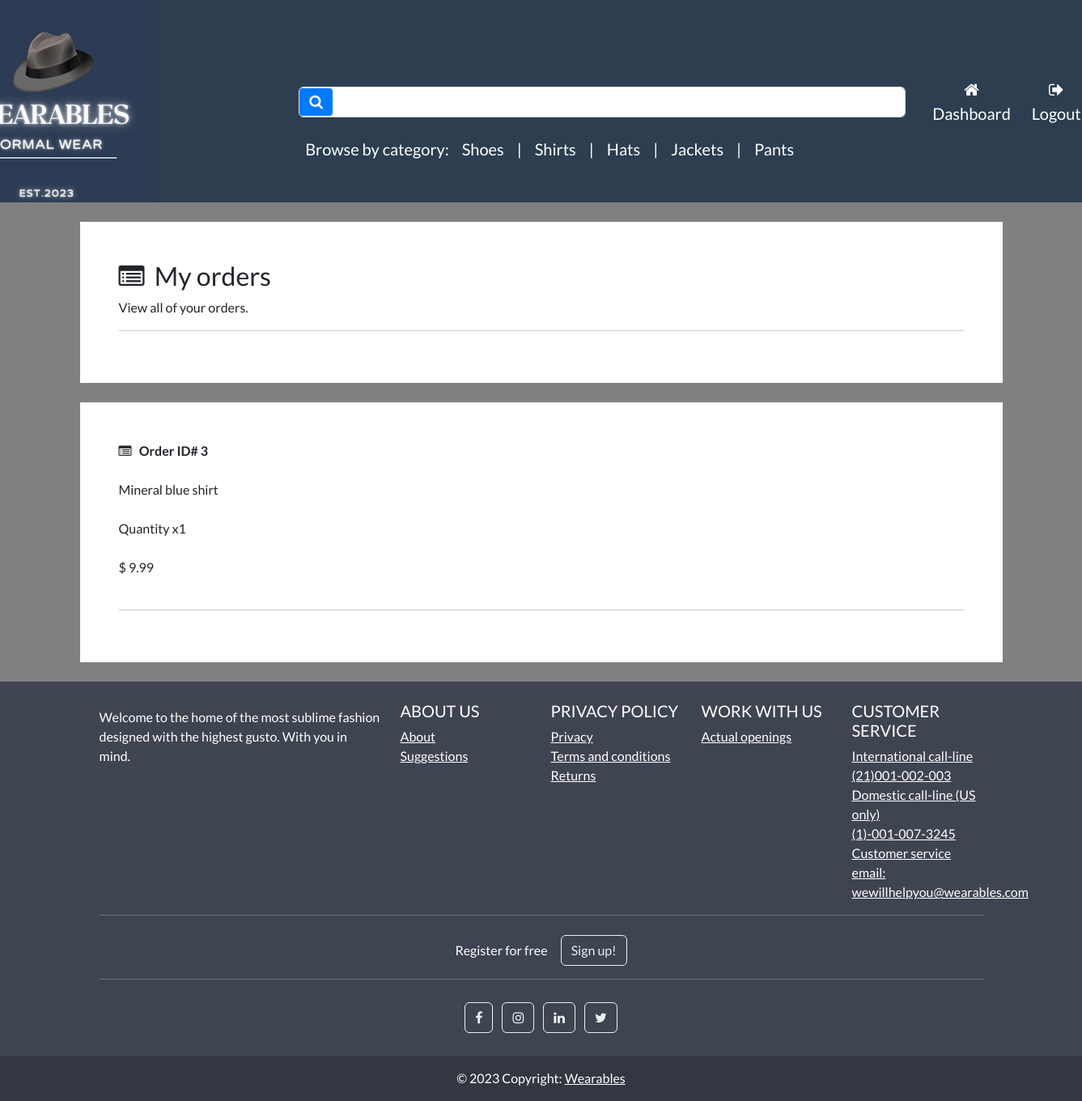
The page /account/track-orders (signed in) on the database its author committed.
### store/models.py (models this page shows, shortened)
class Category(models.Model):
    name=models.CharField(max_length=250,db_index=True)                                                                 #db index to make looking for it faster
    slug=models.SlugField(max_length=250,unique=True)                              # slugs if remain MUST BE USED       #unique cause only one category for every product
    class Meta:
        verbose_name_plural = 'categories'                                                                              #django by default adds an s to category name
    def get_absolute_url(self):
        return reverse('list-category',args=[self.slug])

class Product(models.Model):
    category = models.ForeignKey(Category, related_name='product',on_delete=models.CASCADE, null=True)
    title=models.CharField(max_length=250)
    brand=models.CharField(max_length=250,default='un-branded')
    description= models.TextField(blank=True)                                                   #blank denotes an optional field
    slug=models.SlugField(max_length=255)                                                       #to make urls more user-friendly and readable and unique
    price=models.DecimalField(max_digits=5,decimal_places=2)                                     #product price
    image = models.ImageField(upload_to='images/')                                              #upon uploading an image will create an image subfolder in media (pillow rqd)
    tags = models.ManyToManyField('Tag', related_name='product_tags', blank=True)                #MANY TO MANY RELATIONSHIP with tags,acting as an intermediary
    class Meta:
        verbose_name_plural = 'products'                                                       #django by default adds an s to category name
    def __str__(self):
        return self.title                                                                        #(products referenced by their correct title instead of product1, or product2)

### payment/models.py (models this page shows, shortened)
class OrderItem(models.Model):
    order = models.ForeignKey(Order, on_delete=models.CASCADE, null=True)                                               #order items linked to order class, multiple items linked to one order
    product = models.ForeignKey(Product, on_delete=models.CASCADE, null=True)                                           #multiple order item objects can be associated with one product
    quantity = models.PositiveBigIntegerField(default=1)
    price = models.DecimalField(max_digits=8,decimal_places=2)                                                          #price per quantity of items, not the total amount
    user = models.ForeignKey(User, on_delete=models.CASCADE, null=True, blank=True)

### account/views.py (the view)
# urls.py: path('track-orders',views.track_orders,name='track-orders'),
@login_required(login_url='my-login')
def track_orders(request):
    try:
        orders=OrderItem.objects.filter(user=request.user)                                                              #fetching the orders associated with a user, user FK
        context = {'orders': orders}
        return render(request, 'account/track-orders.html', context=context)
    except:                                                                                                             #in case user has no orders
        return render(request, 'account/track-orders.html')

### cart/cart.py (called while the page is built)
    def __len__(self):                                                                                #total length of products in a session
        return sum(item['qty'] for item in self.cart.values())                                        #total number of items in a shopping cart

### cart/context_processors.py (called while the page is built)
def cart(request):
    return {'cart':Cart(request)}

### store/views.py (called while the page is built)
def categories(request):
    all_categories=Category.objects.all()                                                                               #select all categories(shoes and shirts)
    return {'all_categories': all_categories}

### account/templates/account/track-orders.html (shortened to what this page needs)
{% extends "store/base.html" %}
{% load static %}
{% load crispy_forms_tags %}
{% block content %}
    <br>
    <div class="container bg-white shadow-md p-5 form-layout">
             <h3> <i class="fa fa-list-alt" aria-hidden="true"></i> &nbsp;My orders </h3>
             <p> View all of your orders. </p>
             <hr>
    </div>
    <br>
      <div class="container bg-white shadow-md p-5 form-layout">
          {% for order in orders %}
            <strong> <i class="fa fa-list-alt" aria-hidden="true"></i> &nbsp; Order ID# {{ order.id }}</strong>
            <br> <br>
            {{order.product}}
            <br> <br>
             Quantity x{{ order.quantity }}
            <br> <br>
             $ {{ order.price }}
              <br> <br>
              <hr>
          {% endfor %}
    </div>
    <br>
{% endblock %}

### store/templates/store/base.html (shortened to what this page needs)
{% load static %}
<!DOCTYPE html>
<html>
    <head>
        <link rel="stylesheet" href="https://bootswatch.com/5/flatly/bootstrap.min.css">
        <link rel="stylesheet" href="https://cdnjs.cloudflare.com/ajax/libs/font-awesome/4.7.0/css/font-awesome.min.css">
        <link rel="stylesheet" href="{%static 'css/styles.css'%}">
    </head>
<nav class="navbar navbar-expand-lg bg-primary justify-content-center" style="max-height: 250px; margin: auto;">
        <a class="navbar-brand main-heading text-white" href="{% url 'store' %}">
            <img src="{% static 'media/images/Wearables1.png' %}" alt="Your Custom Logo">
        </a>
<nav class="navbar navbar-expand-lg navbar-light bg-primary justify-content-center" style="padding-left: 150px;padding-top: 80px;">
    <div class="container navbar-light">
        <div class="search-form">
            <form class="d-flex mb-3" action="{% url 'search' %}" method="GET">
                <div style="position: relative;">
                    <button class="btn btn-primary d-flex align-items-center" type="submit" style="position: absolute; left: 1px; top: 50%; transform: translateY(-50%); border: none; background-color: #007bff; color: #fff; padding: 8px 12px; border-radius: 4px; cursor: pointer; transition: background-color 0.2s; border-radius: 4px;">
                        <i class="fa fa-search" style="font-size: 18px;" aria-hidden="true"></i>
                    </button>
                    <input class="form-control me-2" type="search" name="search_query" style="width: 750px; padding-left: 50px; background-color: #fff; color: #000;" aria-label="Search">
                </div>
            </form>
            <div class="categories-list">
                <div class="w-100 d-flex justify-content-center bg-primary">
                    <ul class="navbar-nav me-auto mb-2 mb-md-0">
                        <li class="nav-item">
                            <a class="nav-link text-white" href="" style="font-size:20px;">Browse by category:</a>
                        </li>
                        {% for category in all_categories %}
                            <li class="nav-item">
                                <a class="nav-link text-white" href="{{ category.get_absolute_url }}" style="font-size:20px;">{{ category.name|capfirst }}</a>
                            </li>
                            {% if not forloop.last %}
                                <li class="nav-item">
                                    <span class="nav-link text-white" style="font-size: 20px;"> | </span>
                                </li>
                            {% endif %}
                        {% endfor %}
                    </ul>
                </div>
            </div>
        </div>
    </div>
</nav>
        <div class="collapse navbar-collapse text-center" id="navbarNavDropdown">
            <ul class="navbar-nav ms-auto">
            {% if user.is_authenticated%}
                <li class="nav-item">
                    <a class="btn btn-alert navbar-btn text-white" type="button" style="font-size:20px;"  href="{%  url 'dashboard' %}"><i class="fa fa-home" aria-hidden="true"></i> Dashboard </a>
                </li>
            {% else %}
                 <li class="nav-item">
                    <a class="btn btn-alert navbar-btn text-white" type="button" style="font-size:20px;"  href="{%  url 'register' %}"> Register </a>
                </li>
            {% endif %}
            {% if user.is_authenticated %}
                 <li class="nav-item">
                     <a class="btn btn-alert navbar-btn text-white" type="button" style="font-size:20px;" href="{% url 'user-logout'%}"><i class="fa fa-sign-out" aria-hidden="true"></i> Logout </a>
                </li>
                {% else%}
                <li class="nav-item">
                    <a class="btn btn-alert navbar-btn text-white" type="button"  style="font-size:20px;" href="{% url 'my-login'%}"> Login </a>
                </li>
            {% endif %}
            </ul>
        </div>
    </nav>
    <body>
        {% block content %}
        {% endblock %}
    </body>
  <footer
          class="text-center text-lg-start text-white"
          style="background-color: #3e4551"
          >
    <div class="container p-4 pb-0">
      <section class="">
        <div class="row">
          <div class="col-lg-4 col-md-6 mb-4 mb-md-0">
            <p>
              Welcome to the home of the most sublime fashion designed with the highest gusto. With you in mind.
            </p>
          </div>
          <div class="col-lg-2 col-md-6 mb-4 mb-md-0">
            <h5 class="text-uppercase">About us</h5>
            <ul class="list-unstyled mb-0">
              <li>
                <a href="#!" class="text-white">About</a>
              </li>
              <li>
                <a href="#!" class="text-white">Suggestions</a>
              </li>
            </ul>
          </div>
          <div class="col-lg-2 col-md-6 mb-4 mb-md-0">
            <h5 class="text-uppercase">Privacy policy</h5>
            <ul class="list-unstyled mb-0">
              <li>
                <a href="#!" class="text-white">Privacy</a>
              </li>
              <li>
                <a href="#!" class="text-white">Terms and conditions</a>
              </li>
              <li>
                <a href="#!" class="text-white">Returns</a>
              </li>
            </ul>
          </div>
          <div class="col-lg-2 col-md-6 mb-4 mb-md-0">
            <h5 class="text-uppercase">Work with us</h5>
            <ul class="list-unstyled mb-0">
              <li>
                <a href="#!" class="text-white">Actual openings</a>
              </li>
            </ul>
          </div>
          <div class="col-lg-2 col-md-6 mb-4 mb-md-0">
            <h5 class="text-uppercase">Customer service</h5>
            <ul class="list-unstyled mb-0">
              <li>
                <a href="#!" class="text-white">International call-line</a>
              </li>
              <li>
                <a href="#!" class="text-white">(21)001-002-003</a>
              </li>
              <li>
                <a href="#!" class="text-white">Domestic call-line (US only)</a>
              </li>
              <li>
                <a href="#!" class="text-white">(1)-001-007-3245</a>
              </li>
              <li>
                <a href="#!" class="text-white">Customer service email:</a>
              </li>
                <li>
                <a href="#!" class="text-white">wewillhelpyou@wearables.com</a>
              </li>
            </ul>
          </div>
        </div>
      </section>
      <hr class="mb-4" />
      <section class="">
        <p class="d-flex justify-content-center align-items-center">
          <span class="me-3">Register for free</span>
          <button type="button" class="btn btn-outline-light btn-rounded">
            Sign up!
          </button>
        </p>
      </section>
      <hr class="mb-4" />
      <section class="mb-4 text-center">
        <a
           class="btn btn-outline-light btn-floating m-1"
           href="#!"
           role="button"
           ><i class="fa fa-facebook-f"></i
          ></a>
        <a
           class="btn btn-outline-light btn-floating m-1"
           href="#!"
           role="button"
           ><i class="fa fa-instagram"></i
          ></a>
        <a
           class="btn btn-outline-light btn-floating m-1"
           href="#!"
           role="button"
           ><i class="fa fa-linkedin"></i
          ></a>
        <a
           class="btn btn-outline-light btn-floating m-1"
           href="#!"
           role="button"
           ><i class="fa fa-twitter"></i
          ></a>
      </section>
    </div>
    <div
         class="text-center p-3"
         style="background-color: rgba(0, 0, 0, 0.2)"
         >
      © 2023 Copyright:
      <a class="text-white">Wearables</a>
    </div>
  </footer>
</html>

### account/templates/account/track-orders.html (style rules this page uses)
body { background-color: gray; }

### rows shown on the page
Category: name "Shoes"
Category: name "Shirts"
Category: name "Hats"
Category: name "Jackets"
Category: name "Pants"
OrderItem: id "3", product "Mineral blue shirt", quantity "1", price "9.99"
